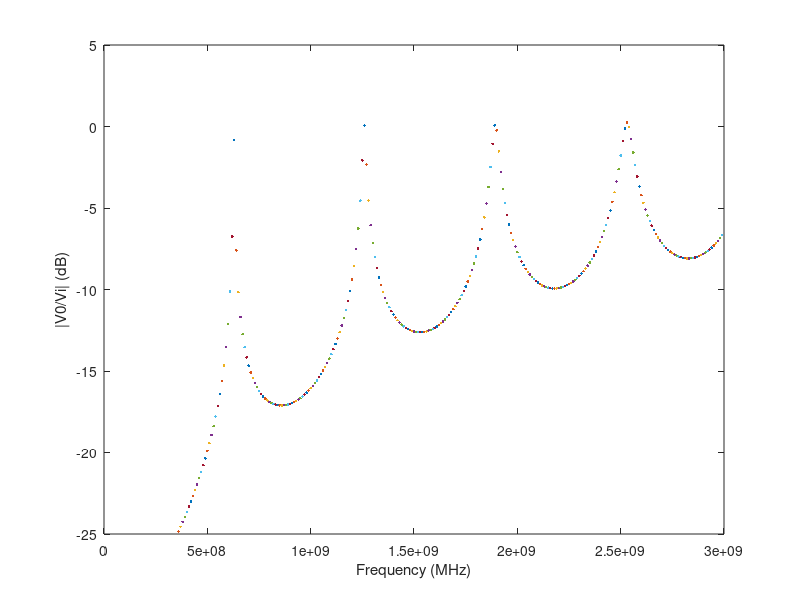
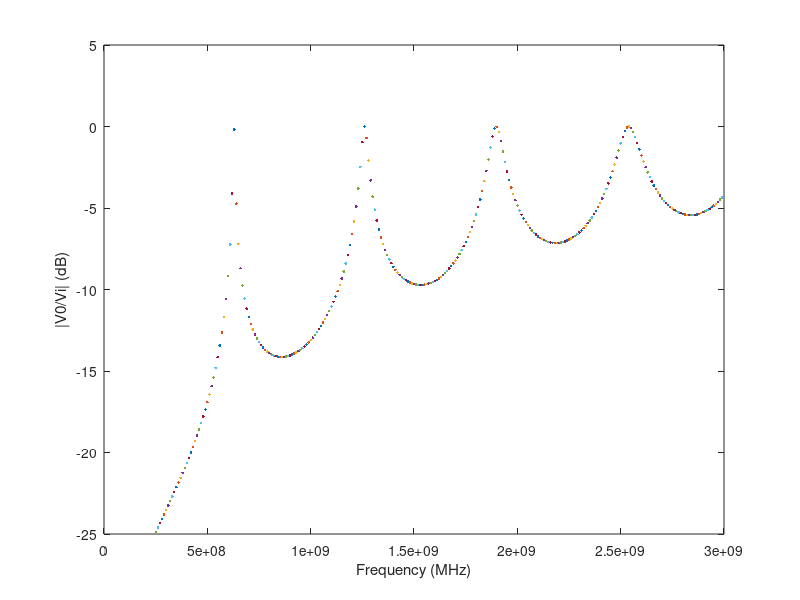

Reproduce these figures in MATLAB, in order. (Note: a time limit stopped this script after it produced the figures.)
% EECE3441 EMag Lab
% Lab 3 Prelab
% Tim Liming

%% Exercise 2

% Variables	
d = 0.1;        % meters
C = 0.5*10^-12;	% Farads
Z0 = 50;        % ohms
Eeff = 5.0;     % epsilon effective
c = 3*10^8;     % speed of light

for f = (0.3:10:3000)*10^6      % Hz
 
    w = 2*pi*f;                 % omega
    B = (w/c)*sqrt(Eeff)*1i;	% Beta
    
    % Reflection Coefficient (Equation (4))
    rL = (1/(1i*w*C))/((1/(1i*w*C))+2*Z0); 
    
    % Load Impedance (Equation (4))
    ZL = Z0*((1+(rL*exp((-2*B*d))))/(1-rL*exp((-2*B*d))));
    
    % Equation (7)
    Vo_Vi = ((1i*w*C*ZL)/(1+(1i*w*C*ZL))) * ...
            ((1+rL)/(1+rL*exp(-2*B*d))) * ...
            ((1i*w*C*Z0)/(1+(1i*w*C*Z0))) * ...
            exp(-1*B*d);
        
    dB = pow2db(abs(Vo_Vi));    % Convert to dB
    
    % Plot
    figure(1);
    plot(f, dB);
    hold on;
    ylim([-25 5]);
    xlabel('Frequency (MHz)');
    ylabel('|V0/Vi| (dB)');
    
end % for

%% Exercise 3

% Variables	
d = 0.1;        % meters
C = 0.5*10^-12;	% Farads
Z0 = 50;        % ohms
Eeff = 5.0;     % epsilon effective
c = 3*10^8;     % speed of light

for f = (0.3:10:3000)*10^6      % Hz
 
    w = 2*pi*f;                 % omega
    B = (w/c)*sqrt(Eeff)*1i;	% Beta
    
    % Reflection Coefficient (Equation (4))
    rL = (1/(1i*w*C))/((1/(1i*w*C))+2*Z0); 
    
    % Load Impedance (Equation (4))
    ZL = Z0*((1+(rL*exp((-2*B*d))))/(1-rL*exp((-2*B*d))));
    
    % correction for reflected wave
    rL1 = (ZL+(1/(1i*w*C))-Z0)/(ZL+(1/(1i*w*C))+Z0);
    
    % Equation (7)
    Vo_Vi = ((1i*w*C*ZL)/(1+(1i*w*C*ZL))) * ...
            ((1+rL)/(1+rL*exp(-2*B*d))) * ...
            ((1i*w*C*Z0)/(1+(1i*w*C*Z0))) * ...
            exp(-1*B*d) * (1+rL1);
        
    dB = pow2db(abs(Vo_Vi));    % Convert to dB
    
    % Plot
    figure(2);
    plot(f, dB);
    hold on;
    ylim([-25 5]);
    xlabel('Frequency (MHz)');
    ylabel('|V0/Vi| (dB)');
    
end % for

%% Exercise 4

% Variables	
d = 0.1;        % meters
C = 0.2*10^-12;	% Farads
C2 = 0.7*10^-12; % Farads
Z0 = 50;        % ohms
Eeff = 5.0;     % epsilon effective
c = 3*10^8;     % speed of light

for f = (0.3:10:3000)*10^6       % Hz
 
    w = 2*pi*f;                 % omega
    B = (w/c)*sqrt(Eeff)*1i;	% Beta
    
    % Reflection Coefficient (Equation (4))
    rL = (1/(1i*w*C))/((1/(1i*w*C))+2*Z0);
    rL2 = (1/(1i*w*C2))/((1/(1i*w*C2))+2*Z0);
    
    % Load Impedance (Equation (4))
    ZL = Z0*((1+(rL*exp((-2*B*d))))/(1-rL*exp((-2*B*d))));
    ZL2 = Z0*((1+(rL2*exp((-2*B*d))))/(1-rL2*exp((-2*B*d))));
    
    % correction for reflected wave
    rL1 = (ZL+(1/(1i*w*C))-Z0)/(ZL+(1/(1i*w*C))+Z0);
    rL12 = (ZL2+(1/(1i*w*C2))-Z0)/(ZL2+(1/(1i*w*C2))+Z0);
    
    % Equation (7)
    Vo_Vi = ((1i*w*C*ZL)/(1+(1i*w*C*ZL))) * ...
            ((1+rL)/(1+rL*exp(-2*B*d))) * ...
            ((1i*w*C*Z0)/(1+(1i*w*C*Z0))) * ...
            exp(-1*B*d) * (1+rL1);
    Vo_Vi2 = ((1i*w*C2*ZL2)/(1+(1i*w*C2*ZL2))) * ...
            ((1+rL2)/(1+rL2*exp(-2*B*d))) * ...
            ((1i*w*C2*Z0)/(1+(1i*w*C2*Z0))) * ...
            exp(-1*B*d) * (1+rL12);
        
    dB = pow2db(abs(Vo_Vi));    % Convert to dB
    dB2 = pow2db(abs(Vo_Vi2));  % Convert to dB
    
    % Plot
    figure(3);
    plot(f, dB);
    hold on;
    plot(f, dB2);
    ylim([-25 5]);
    xlabel('Frequency (MHz)');
    ylabel('|V0/Vi| (dB)');
    
end % for

%% Exercise 5

% Variables	
d = 0.1;        % meters
C = 0.1*10^-12;	% Farads
Z0 = 50;        % ohms
Eeff = 5.0*(1-0.01*1i);     % epsilon effective
Eeff2 = 5.0*(1-0.03*1i);
Eeff3 = 5.0*(1-0.05*1i);
c = 3*10^8;     % speed of light

for f = (0.3:10:3000)*10^6      % Hz
 
    w = 2*pi*f;                 % omega
    B = (w/c)*sqrt(Eeff)*1i;	% Beta
    B2 = (w/c)*sqrt(Eeff2)*1i;
    B3 = (w/c)*sqrt(Eeff3)*1i;
    
    % Reflection Coefficient (Equation (4))
    rL = (1/(1i*w*C))/((1/(1i*w*C))+2*Z0); 
    
    % Load Impedance (Equation (4))
    ZL = Z0*((1+(rL*exp((-2*B*d))))/(1-rL*exp((-2*B*d))));
    ZL2 = Z0*((1+(rL*exp((-2*B2*d))))/(1-rL*exp((-2*B2*d))));
    ZL3 = Z0*((1+(rL*exp((-2*B3*d))))/(1-rL*exp((-2*B3*d))));
    
    % correction for reflected wave
    rL1 = (ZL+(1/(1i*w*C))-Z0)/(ZL+(1/(1i*w*C))+Z0);
    rL12 = (ZL2+(1/(1i*w*C))-Z0)/(ZL2+(1/(1i*w*C))+Z0);
    rL13 = (ZL3+(1/(1i*w*C))-Z0)/(ZL3+(1/(1i*w*C))+Z0);
    
    % Equation (7)
    Vo_Vi = ((1i*w*C*ZL)/(1+(1i*w*C*ZL))) * ...
            ((1+rL)/(1+rL*exp(-2*B*d))) * ...
            ((1i*w*C*Z0)/(1+(1i*w*C*Z0))) * ...
            exp(-1*B*d) * (1+rL1);
    Vo_Vi2 = ((1i*w*C*ZL2)/(1+(1i*w*C*ZL2))) * ...
            ((1+rL)/(1+rL*exp(-2*B*d))) * ...
            ((1i*w*C*Z0)/(1+(1i*w*C*Z0))) * ...
            exp(-1*B*d) * (1+rL12);
    Vo_Vi3 = ((1i*w*C*ZL3)/(1+(1i*w*C*ZL3))) * ...
            ((1+rL)/(1+rL*exp(-2*B*d))) * ...
            ((1i*w*C*Z0)/(1+(1i*w*C*Z0))) * ...
            exp(-1*B*d) * (1+rL13);
        
    dB = pow2db(abs(Vo_Vi));    % Convert to dB
    dB2 = pow2db(abs(Vo_Vi2));
    dB3 = pow2db(abs(Vo_Vi3));
    
    % Plot
    figure(4);
    plot(f, dB);
    hold on;
    plot(f, dB2);
    hold on;
    plot(f, dB3);
    xlabel('Frequency (MHz)');
    ylabel('|V0/Vi| (dB)');
    
end % for
